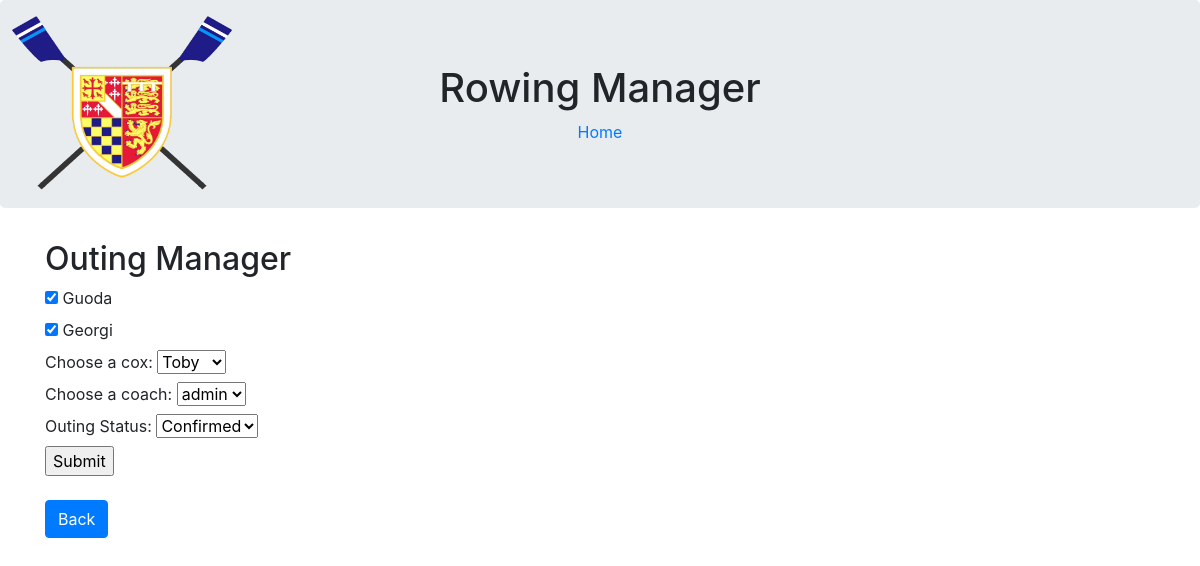
Page /outings/65/ (signed in) on the committed database.
### manager/models.py (models this page shows)
class Available(models.Model):
    OUTING_ROLES = [('RW', 'rower'), ('CX', 'cox'), ('CC', 'coach')]
    person = models.ForeignKey(User, on_delete=models.CASCADE)
    outing = models.ForeignKey(Outing, on_delete=models.CASCADE)
    type = models.CharField(max_length=255, choices=OUTING_ROLES)

class Outing(models.Model):
    STATUS_TYPES = [('P', 'Pending'), ('CF', 'confirmed'), ('CC', 'cancelled')]
    date = models.DateField()
    boat = models.ForeignKey(Boat, on_delete=models.CASCADE)
    team = models.ForeignKey(Team, on_delete=models.CASCADE)
    meetingTime = models.TimeField()
    status = models.CharField(max_length=255, choices=STATUS_TYPES)

### manager/views.py (the view, shortened to what this page needs)
# urls.py: path('outings/<int:outing_id>/', views.outing_manager),
@login_required(login_url='login')
def outing_manager(request, outing_id):
    if not is_captain(request.user):
        return render(request, 'no_permission.html', {})
    o = Outing.objects.get(id=outing_id)
    coxes = [x.person.id for x in InOuting.objects.filter(outing=outing_id).filter(type='CX')]
    coaches = [x.person.id for x in InOuting.objects.filter(outing=outing_id).filter(type='CC')]
    context = {
        'outing': o,
        'available_rowers': Available.objects.filter(outing=outing_id, type='RW'),
        'available_coxes': Available.objects.filter(outing=outing_id, type='CX'),
        'available_coaches': Available.objects.filter(outing=outing_id, type='CC'),
        'rowers': [x.person.id for x in InOuting.objects.filter(outing=outing_id).filter(type='RW')],
        'coxes': coxes,
        'coaches': coaches,
    }
    return render(request, 'outing_manager.html', context)

### manager/views.py (called while the page is built)
def is_captain(user):
    return user.groups.filter(name='Captains').exists()

### manager/templates/outing_manager.html (shortened to what this page needs)
{% extends "base.html" %}
{% block content %}
<h2>Outing Manager</h2>
<form action="/outings/{{outing.id}}/" method="post">
    {% for availability in available_rowers %}
    {% if availability.person.id in rowers %}
    <input type="checkbox" id="check{{availability.person.id}}" name="row_{{availability.person.id}}"
           value="{{availability.person.id}}" checked>
    <label for="check{{availability.person.id}}">{{availability.person.username}}</label><br>
    {% else %}
    <input type="checkbox" id="check{{availability.person.id}}" name="row_{{availability.person.id}}"
           value="{{availability.person.id}}">
    <label for="check{{availability.person.id}}">{{availability.person.username}}</label><br>
    {% endif %}
    {% endfor %}
    <label for="cox">Choose a cox:</label>
    <select name="cox" id="cox">
        {% for availability in available_coxes %}
        {% if availability.person.id in coxes %}
        <option selected="selected" value="{{availability.person.id}}">{{availability.person.username}}</option>
        {% else %}
        <option value="{{availability.person.id}}">{{availability.person.username}}</option>
        {% endif %}
        {% endfor %}
    </select>
    <br>
    <label for="cox">Choose a coach:</label>
    <select name="coach" id="coach">
        {% for availability in available_coaches %}
        {% if availability.person.id in coaches %}
        <option selected="selected" value="{{availability.person.id}}">{{availability.person.username}}</option>
        {% else %}
        <option value="{{availability.person.id}}">{{availability.person.username}}</option>
        {% endif %}
        {% endfor %}
    </select>
    <br>
    <label for="cox">Outing Status:</label>
    <select name="status" id="status">
        <option {% if outing.status == "CF" %} selected="selected" {% endif %} value="CF">Confirmed</option>
    </select>
    <br>
    <input type="submit" value="Submit">
</form>
<br>
<a href="/outings/" class="btn btn-primary">Back</a>
{% endblock %}

### rows in the picture
Available: person.username "Guoda"
Available: person.username "Georgi"
Outing: status "Confirmed"

### other values in the picture
form field cox "Toby"
form field coach "admin"
